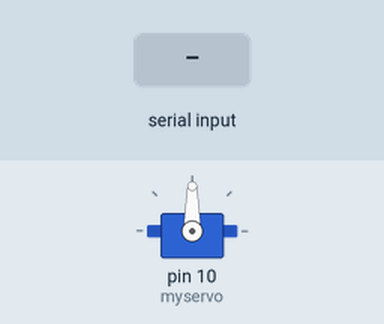
This sketch was run on a simulated Arduino Uno, built with avr-gcc and run on an emulated ATmega328P. Shown: servo. The test bench sets the inputs (shaded band).

Above: at 1.2 s.
1.3 s: "a" received over Serial
At 2.2 s:
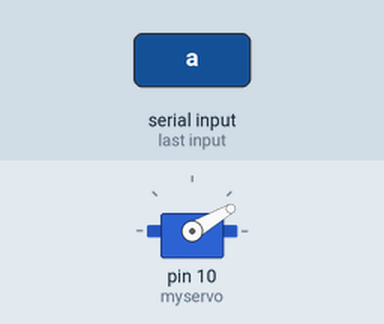
2.8 s: "b" received over Serial
At 3.4 s:
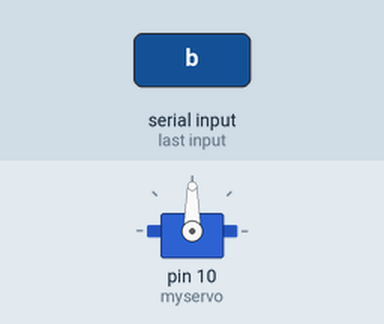
Timing chart, 0 to 5.8 s (numbered marks = the images above; inputs shaded):
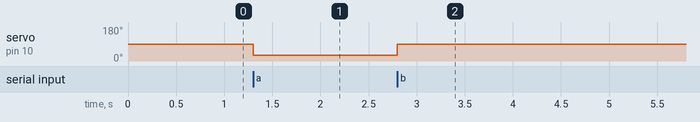

Measured:
- after the input at 1.3 s, servo on pin 10 (myservo): 90° → 30° at once
- after the input at 2.8 s, servo on pin 10 (myservo): 30° → 90° at once

The sketch:

servo1.ino
```cpp
#include<Servo.h>
Servo myservo;
int input;
int o=30;
int c=90;
void setup() {
  myservo.attach(10);
  Serial.begin(9600);

  // put your setup code here, to run once:

}

void loop() {
  if(Serial.available()>0){
    input=Serial.read();
    if(input=='a'){

  myservo.write(o);
  delay(500);}
  if(input=='b'){

  myservo.write(c);
  delay(500);
  // put your main code here, to run repeatedly:
    }
}}
```
